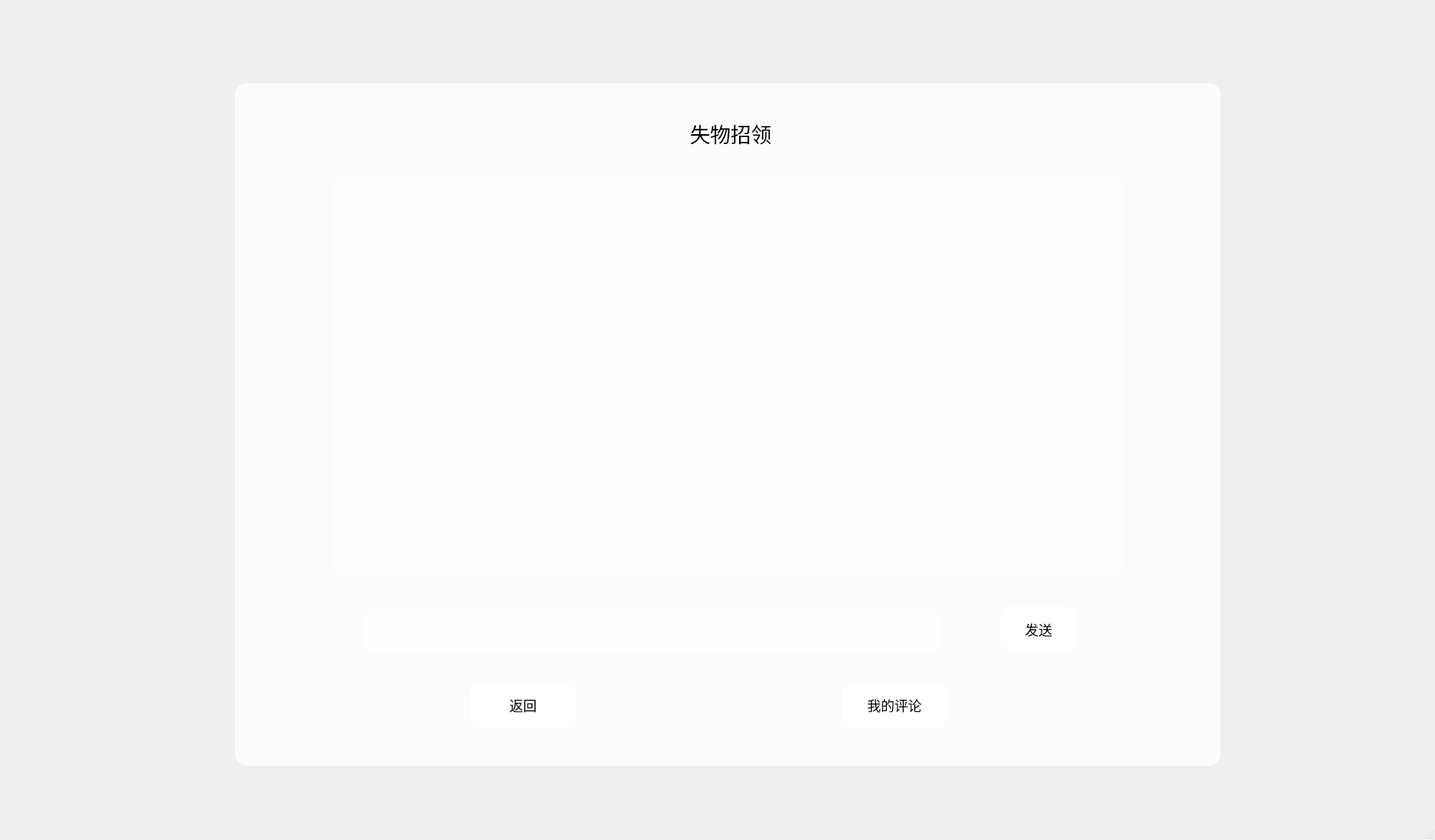
<?xml version="1.0" encoding="UTF-8"?>
<ui version="4.0">
 <class>BoyShiWu</class>
 <widget class="QMainWindow" name="BoyShiWu">
  <property name="geometry">
   <rect>
    <x>0</x>
    <y>0</y>
    <width>1893</width>
    <height>1108</height>
   </rect>
  </property>
  <property name="windowTitle">
   <string>MainWindow</string>
  </property>
  <property name="styleSheet">
   <string notr="true">*{
background-image: url(:/img/255555.jpg);
font-size:20px;
font-family:Century Gothic;
}
QFrame{
background:rgba(255,255,255,0.8);
border-radius:15px;
}

#Widget{

}

QToolButton{
background:red;
border-radius:60px;
}
QLabel{
font-size:27px;
color:black;
background:transparent;
}
QPushButton{
font-size:18px;
background:white;
border-radius:15px;
}
QPushButton:hover{

border-radius:15px;
background:#c8adc4;
}
QLineEdit{
background:transparent;
border:none;
color:#717072;
border-bottom:1px solid #717072;
}
QTextBrowser{
	font-size:15px;
}</string>
  </property>
  <widget class="QWidget" name="centralwidget">
   <widget class="QFrame" name="frame">
    <property name="geometry">
     <rect>
      <x>310</x>
      <y>110</y>
      <width>1300</width>
      <height>900</height>
     </rect>
    </property>
    <property name="frameShape">
     <enum>QFrame::StyledPanel</enum>
    </property>
    <property name="frameShadow">
     <enum>QFrame::Raised</enum>
    </property>
    <widget class="QLabel" name="label">
     <property name="geometry">
      <rect>
       <x>600</x>
       <y>40</y>
       <width>121</width>
       <height>51</height>
      </rect>
     </property>
     <property name="text">
      <string>失物招领</string>
     </property>
    </widget>
    <widget class="QTextBrowser" name="textBrowser">
     <property name="geometry">
      <rect>
       <x>130</x>
       <y>120</y>
       <width>1040</width>
       <height>530</height>
      </rect>
     </property>
    </widget>
    <widget class="QTextEdit" name="textEdit">
     <property name="geometry">
      <rect>
       <x>170</x>
       <y>690</y>
       <width>760</width>
       <height>61</height>
      </rect>
     </property>
    </widget>
    <widget class="QPushButton" name="send">
     <property name="geometry">
      <rect>
       <x>1010</x>
       <y>690</y>
       <width>100</width>
       <height>61</height>
      </rect>
     </property>
     <property name="text">
      <string>发送</string>
     </property>
    </widget>
    <widget class="QPushButton" name="back">
     <property name="geometry">
      <rect>
       <x>310</x>
       <y>790</y>
       <width>140</width>
       <height>61</height>
      </rect>
     </property>
     <property name="text">
      <string>返回</string>
     </property>
    </widget>
    <widget class="QPushButton" name="delBtn">
     <property name="geometry">
      <rect>
       <x>800</x>
       <y>790</y>
       <width>140</width>
       <height>61</height>
      </rect>
     </property>
     <property name="text">
      <string>我的评论</string>
     </property>
    </widget>
   </widget>
  </widget>
  <widget class="QStatusBar" name="statusbar"/>
 </widget>
 <resources/>
 <connections/>
</ui>
